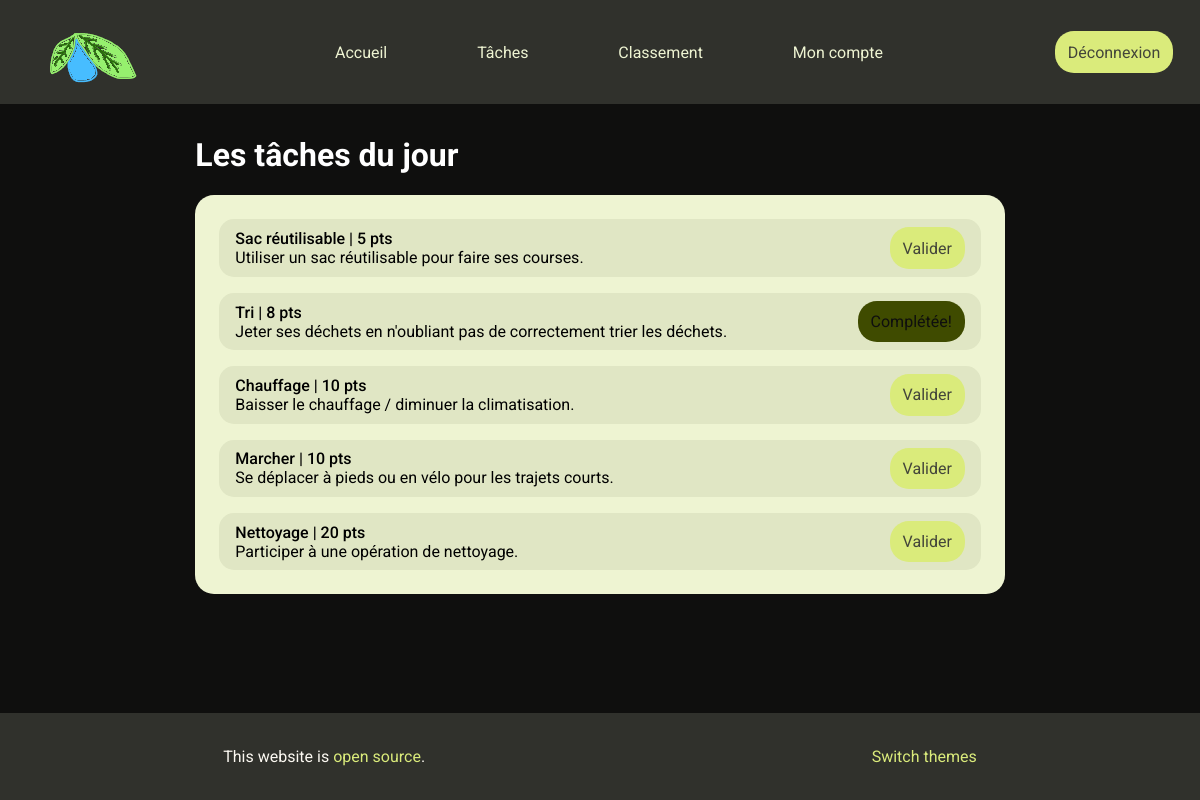
The app's page /src/html/tasks.php (signed in) with its own data.
### tables this page shows
CREATE TABLE `t_Task` (
  `idTask` int(11) NOT NULL AUTO_INCREMENT,
  `tasName` varchar(256) NOT NULL,
  `tasDescription` varchar(1024) NOT NULL,
  `tasScore` smallint(6) NOT NULL,
  `tasState` tinyint(1) NOT NULL,
  PRIMARY KEY (`idTask`)
);

CREATE TABLE `t_Account` (
  `idAccount` int(11) NOT NULL AUTO_INCREMENT,
  `accEmail` varchar(320) NOT NULL,
  `accUsername` varchar(64) NOT NULL,
  `accPassword` varchar(64) NOT NULL,
  `accAge` tinyint(4) DEFAULT NULL,
  `accScore` int(11) DEFAULT NULL,
  PRIMARY KEY (`idAccount`),
  UNIQUE KEY `accEmail` (`accEmail`),
  UNIQUE KEY `accUsername` (`accUsername`)
);

CREATE TABLE `Complete` (
  `idAccount` int(11) NOT NULL,
  `idTask` int(11) NOT NULL,
  `comState` tinyint(1) NOT NULL DEFAULT 0,
  PRIMARY KEY (`idAccount`,`idTask`),
  KEY `idAccount` (`idAccount`),
  KEY `idTask` (`idTask`),
  CONSTRAINT `Complete_ibfk_1` FOREIGN KEY (`idAccount`) REFERENCES `t_Account` (`idAccount`),
  CONSTRAINT `Complete_ibfk_2` FOREIGN KEY (`idTask`) REFERENCES `t_Task` (`idTask`)
);

### src/scripts/helper.php (called while the page is built, shortened)
<?php
class Helper {
    public static function getAccountId(PDO $conn, string $username) {
        try {
            $sql = "SELECT idAccount FROM t_Account WHERE accUsername = ?";
            $stmt = $conn -> prepare($sql);
            $stmt -> execute([$username]);
            $result = $stmt -> fetch(PDO::FETCH_ASSOC);
            if ($result) {
                return $result['idAccount'];
            } else {
                return false;
            }
        } catch (PDOException $e) {
            error_log("An error occurred. " . $e -> getMessage());
            return false;
        }
    }
    public static function getTasks($conn) {
        $sql = "SELECT idTask, tasName, tasDescription, tasScore
                FROM t_Task";
        $result = $conn -> query($sql);
        return $result;
    }
    public static function getTaskState($conn, $idAccount, $idTask) {
        try {
            $sql = "SELECT comState
                    FROM Complete
                    WHERE idAccount = ? AND idTask = ?";
            $stmt = $conn -> prepare($sql);
            $stmt -> execute([$idAccount, $idTask]);
            $result = $stmt -> fetch(PDO::FETCH_ASSOC);
            if ($result) {
                return $result['comState'] === 1 ? true : false;
            } else {
                return false;
            }
        } catch (PDOException $e) {
            error_log("An error occurred. " . $e -> getMessage());
            return false;
        }
    }
}
?>

### src/scripts/read.php (the view, shortened to what this page needs)
<?php
require_once 'connect.php';
require_once 'helper.php';
function fillTaskContainer(PDO $conn) {
    try {
        $tasks = Helper::getTasks($conn);
        $accUsername = $_SESSION['username'];
        $idAccount = Helper::getAccountId($conn, $accUsername);
        while ($row = $tasks -> fetch(PDO::FETCH_ASSOC)) {
            $isDone = Helper::getTaskState($conn, $idAccount, $row['idTask']);
            $btnClass = $isDone ? "locked " : "";
            $btnText = $isDone ? "Complétée!" : "Valider";
            echo
               "<div class=\"task-item\">
                    <div class=\"task-texts\">
                        <p class=\"task-name\">
                            " . htmlspecialchars($row["tasName"]) . " |
                            " . htmlspecialchars($row["tasScore"]) . "
                            pts
                        </p>
                        <p class=\"task-description\">
                            " . htmlspecialchars($row["tasDescription"]) . "
                        </p>
                    </div>
                    <a href=\"../scripts/user-tools.php?action=completeTask&id="
                        . htmlspecialchars($row["idTask"])
                        . "\"
                        class=\"button
                        " . $btnClass . "
                        \">
                        " . $btnText . "
                    </a>
                </div>";
        }
    } catch (PDOException $e) {
        error_log("An error occurred. " . $e -> getMessage());
        exit();
    }
}
?>

### src/styles/main.css (style rules this page uses)
:root { --background-accent-light: #eef4d2; --background-accent-dark: #e0e6c4; --background-neutral-light: #fcf9f2; --background-neutral-dark: #f1f1e9; --background-dark-accent-light: #30312c; --background-dark-accent-dark: #171c16; --text: black; --text-low-contrast: var(var(--background-dark-accent-light)); --text-high-contrast: var(--background-neutral-light); --accent-light: #f4fad6; --accent: #daeb7b; --accent-dark: #3f4b00; --accent-secondary: #91b046; --accent-secondary-dark: #3a655b; --foreground-light: #43453a; --foreground: black; --gray-lighter: #d2d2d2; --gray-light: #9d9d9d; --gray: #707070; --rank-1: gold; --rank-2: silver; --rank-3: #cd7f32; --rank-4: #8a2be2; --rank-5: #00bfff; }
.dark { --background-neutral-light:#0f0f0e; --background-neutral-dark: #171c16; --background-dark-accent-light: #30312c; --background-dark-accent-dark: #171c16; --accent-light: #f4fad6; --accent: #daeb7b; --accent-dark: #3f4b00; --accent-secondary: #91b046; --accent-secondary-dark: #3a655b; --text: white; }
body { display: grid; grid-template-rows: auto 1fr auto; font: 100% "Roboto", sans-serif; min-height: 100vh; margin: 0; padding: 0; background: var(--background-neutral-light); color: var(--text); transition: all 0.1s ease-out; }
a { color: var(--accent); text-decoration: none; transition: all 0.1s ease-out; }
.button { padding: 0.7rem 0.8rem; border: none; border-radius: 19px; background: var(--accent); color: var(--foreground-light); font-size: 1rem; transition: all 0.1s ease-out; }
.button.locked { background: var(--accent-dark); color: var(--background-neutral-light); }

### src/styles/tasks.css (style rules this page uses)
.task-item { display: flex; flex-flow: row wrap; align-items: center; justify-content: space-between; padding: 0.5rem 1rem; color: black; background-color: var(--background-accent-dark); border-radius: 15px; }
.task-item p { color: black; margin: 0; }
.task-name { width: 100%; font-weight: 500; color: var(--text); }
.task-description { color: var(--text-low-contrast); }

### records on screen
t_task: tasName "Sac réutilisable", tasScore "5", tasDescription "Utiliser un sac réutilisable pour faire ses courses.", btnText "Valider"
t_task: tasName "Tri", tasScore "8", tasDescription "Jeter ses déchets en n'oubliant pas de correctement trier les déchets."
t_account: idAccount.comState "Complétée!"
t_task: tasName "Chauffage", tasScore "10", tasDescription "Baisser le chauffage / diminuer la climatisation.", btnText "Valider"
t_task: tasName "Marcher", tasScore "10", tasDescription "Se déplacer à pieds ou en vélo pour les trajets courts.", btnText "Valider"
t_task: tasName "Nettoyage", tasScore "20", tasDescription "Participer à une opération de nettoyage.", btnText "Valider"
